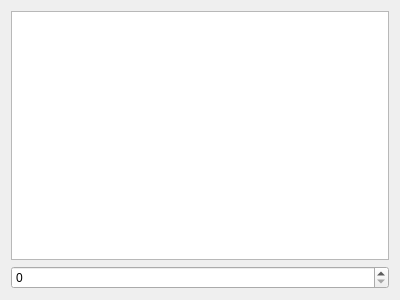
<?xml version="1.0" encoding="UTF-8"?>
<ui version="4.0">
 <class>Form</class>
 <widget class="QWidget" name="Form">
  <property name="geometry">
   <rect>
    <x>0</x>
    <y>0</y>
    <width>400</width>
    <height>300</height>
   </rect>
  </property>
  <property name="windowTitle">
   <string>Form</string>
  </property>
  <layout class="QVBoxLayout" name="verticalLayout_2">
   <item>
    <widget class="QGraphicsView" name="graphicsView"/>
   </item>
   <item>
    <widget class="QSpinBox" name="spinBox"/>
   </item>
  </layout>
 </widget>
 <resources/>
 <connections/>
</ui>
